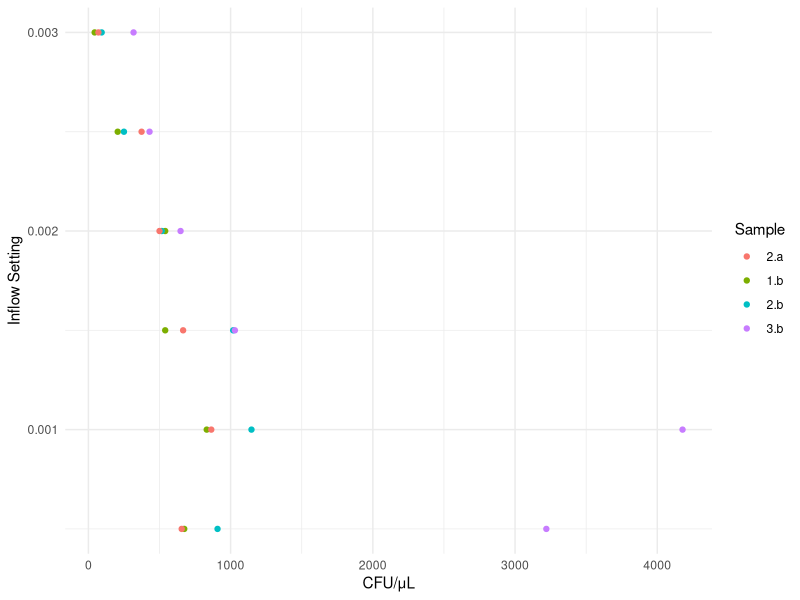
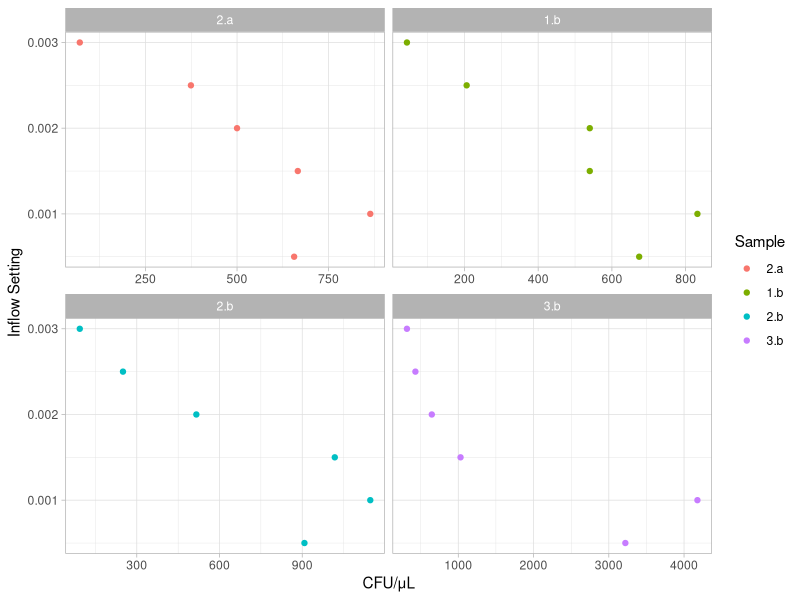
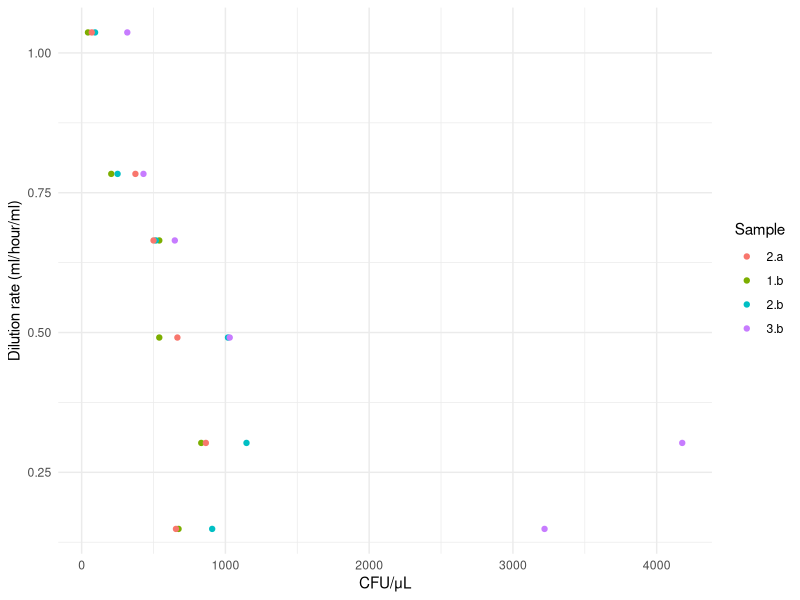
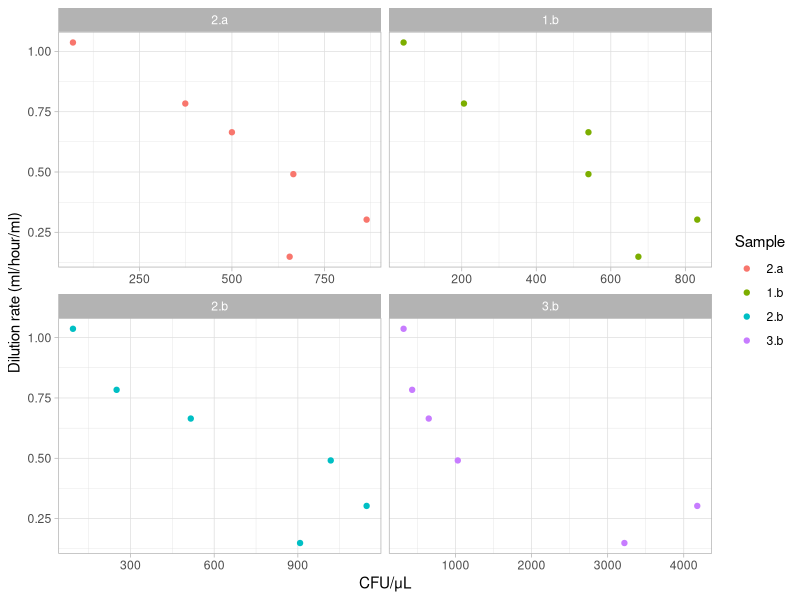
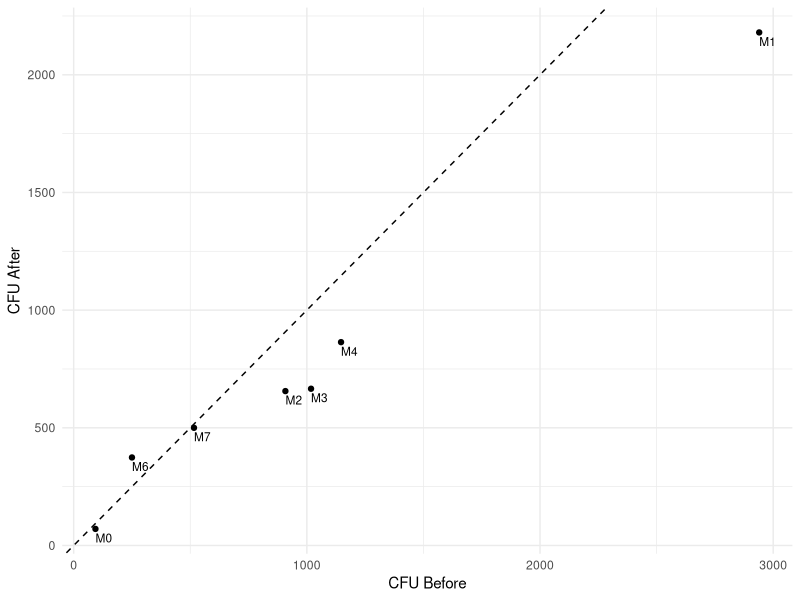

The R source for these figures, in order:
## ---- chunk 1
#### Required packages
library(tidyverse)        

#### Clear  environment 
rm(list = ls())   
## ---- chunk 2
CC <- read.csv("data/cfu_counts_JO.csv")

outflow <- read.csv("data/outflow_rates_JO.csv")
## ---- chunk 3
CC <- CC %>%
  mutate(av_counts = rowMeans(across(dot1:dot10), na.rm = TRUE))
## ---- chunk 4
CC <- CC %>%
  
  # each dot is 5ul, so divide by 5 to get counts per ul
  mutate(av_counts_ul = av_counts / 5) %>%
  
  # multiply by 10^dilution factor to get CFUs per ml 
  # first row is 100ul of sample so it would be: count * 10 ^ 1 to get 1ml
  # six row would be: count * 10 ^ 6 to get to 1ml
  mutate(cfu_ml = av_counts_ul * 10 ^ dilution_factor) %>% 
  
  # get CFUs per ul
  mutate(cfu_ul = cfu_ml/1000)
## ---- chunk 5
CC <- CC %>%
  
  # removes the counts from the overnights
  filter(day != 0) %>%
  
  # factor for every combination of day and time
  mutate(sample = interaction(day, time))
## ---- chunk 6
# mean outflow volume across day 1 and day 2 per bioreactor
outflow <- outflow %>%
  select(c(bioreactor, day_measured, volume_out)) %>%
  group_by(bioreactor) %>%
  summarise(outflow_mean = mean(volume_out))

# join the mean outflow volume into colony count data (by ID/bioreactor)
CC <- CC %>%
  left_join(outflow, by = c("ID" = "bioreactor"))
## ---- chunk 7
CC <- CC %>%
  
  # volume coming in every hour (in ml)
  mutate(outflow_per_hour = outflow_mean/24) %>%
  
  # as a fraction of the volume of the vial (21ml) to get rate of dilution 
  mutate(dilution_rate = outflow_per_hour/21)
## ---- chunk 8

# removing the control (all at 0) and M1 reactor - pump failed on first day
CC_plot <- CC %>%
  filter(!(ID %in% c("M1", "M5")))

ggplot(CC_plot, aes(x = cfu_ul, y = inflow_setting, color = sample)) +
  geom_point() + 
  #geom_smooth(method = "loess", se = FALSE, span = 10) + 
  labs(x = "CFU/μL", y = "Inflow Setting", color = "Sample") +
  theme_minimal()

## ---- chunk 9
ggplot(CC_plot, aes(x = cfu_ul, y = inflow_setting, color = sample)) +
  geom_point() + 
  #geom_smooth(method = "loess", se = FALSE, span = 10) + 
  labs(x = "CFU/μL", y = "Inflow Setting", color = "Sample") +
  theme_light() +
  facet_wrap(~ sample, scales = "free_x")
## ---- chunk 10

CC_plot <- CC %>%
  filter(!(ID %in% c("M1", "M5")))

ggplot(CC_plot, aes(x = cfu_ul, y = dilution_rate, color = sample)) +
  geom_point() + 
  #geom_smooth(method = "loess", se = FALSE, span = 1) + 
  labs(x = "CFU/μL", y = "Dilution rate (ml/hour/ml)", color = "Sample") +
  theme_minimal()

## ---- chunk 11
ggplot(CC_plot, aes(x = cfu_ul, y = dilution_rate, color = sample)) +
  geom_point() + 
  #geom_smooth(method = "loess", se = FALSE, span = 10) + 
  labs(x = "CFU/μL", y = "Dilution rate (ml/hour/ml)", color = "Sample") +
  theme_light() +
  facet_wrap(~ sample, scales = "free_x")
## ---- chunk 12

CC_wide <- CC %>%
  
  select(ID, sample, cfu_ul) %>%
  
    pivot_wider(names_from = sample, 
                values_from = cfu_ul, 
                names_prefix = "cfu_ul_") %>%
  
  filter(ID != "M5")


ggplot(CC_wide, aes(x = cfu_ul_2.b, y = cfu_ul_2.a)) +
  geom_point() +  # Scatter plot points
  geom_abline(slope = 1, intercept = 0, linetype = "dashed") +
  geom_text(aes(label = ID), vjust = 1.5, hjust = 0, size = 3) + 
  labs(x = "CFU Before", y = "CFU After") +
  theme_minimal()

